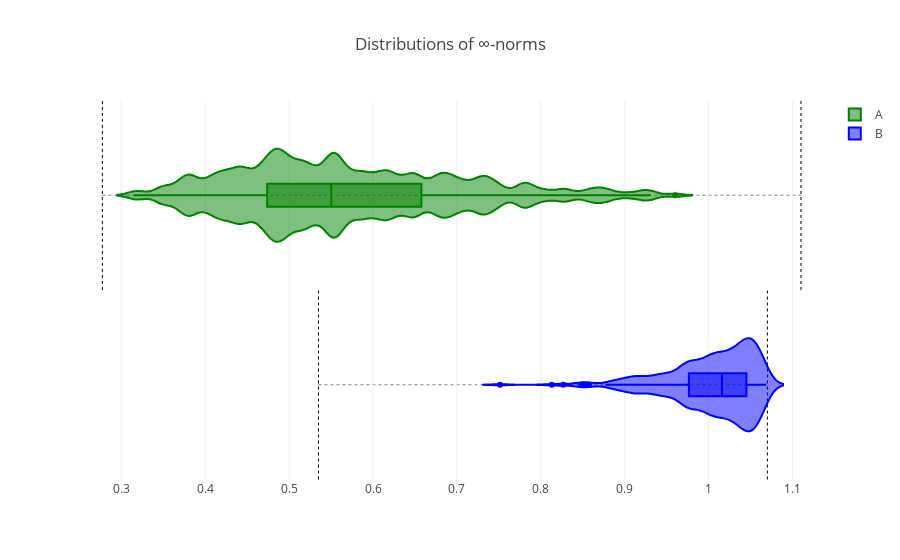

This figure's notebook cell:
### Code cell
fig = { 'data': [
    go.Violin(
        x = d.iloc[:,0:4].max(axis=1),
#         y = d.Category,
        y0 = y0,
        bandwidth = 1e-2,
        name = d.Category.iloc[0],
        marker = go.violin.Marker(color=c),
        orientation = 'h',
        box = {'visible': True}
    ) for d,c,y0 in ((Adata, 'green', 1), (Bdata, 'blue', 0)) ],
#         ) for d,c in ((Bdata, 'green'),) ],
'layout': {
    'title': 'Distributions of ∞-norms',
    'yaxis': {
        'visible': False
    },
    'shapes': [
        {
            'type': 'line',
            'layer': 'below',
            'x0': x, 'x1': x, 'y0': y-.5, 'y1': y+.5,
            'line': {
                'width': 1,
                'dash': 'dot'
            }
        } for x,y in ( (0.2775, 1.), (1.11, 1.), (1.07, 0.), (0.535, 0.) ) ] + [
        {
            'type': 'line',
            'layer': 'below',
            'x0': x0, 'x1': x1, 'y0': y, 'y1': y,
            'line': {
                'width': 0.5,
                'dash': 'dot'
            }
        } for x0,x1,y in ( (0.2775, 1.11, 1.), (0.535, 1.07, 0.) )
] } }

ply.offline.iplot(fig, validate=False)

### Figure 1 — Plotly figure (JSON) as saved in the notebook; plotly's stock layout.template omitted (floating-point values rounded to 4 significant figures; data arrays with more than 128 entries replaced by an {"elided": "..."} marker saying what was removed)
{"data": [{"bandwidth": 0.01, "box": {"visible": true}, "marker": {"color": "green"}, "name": "A", "orientation": "h", "type": "violin", "x": {"elided": "305 float values"}, "y0": 1}, {"bandwidth": 0.01, "box": {"visible": true}, "marker": {"color": "blue"}, "name": "B", "orientation": "h", "type": "violin", "x": {"elided": "330 float values"}, "y0": 0}], "layout": {"autosize": true, "shapes": [{"layer": "below", "line": {"dash": "dot", "width": 1}, "type": "line", "x0": 0.2775, "x1": 0.2775, "y0": 0.5, "y1": 1.5}, {"layer": "below", "line": {"dash": "dot", "width": 1}, "type": "line", "x0": 1.11, "x1": 1.11, "y0": 0.5, "y1": 1.5}, {"layer": "below", "line": {"dash": "dot", "width": 1}, "type": "line", "x0": 1.07, "x1": 1.07, "y0": -0.5, "y1": 0.5}, {"layer": "below", "line": {"dash": "dot", "width": 1}, "type": "line", "x0": 0.535, "x1": 0.535, "y0": -0.5, "y1": 0.5}, {"layer": "below", "line": {"dash": "dot", "width": 0.5}, "type": "line", "x0": 0.2775, "x1": 1.11, "y0": 1, "y1": 1}, {"layer": "below", "line": {"dash": "dot", "width": 0.5}, "type": "line", "x0": 0.535, "x1": 1.07, "y0": 0, "y1": 0}], "title": "Distributions of ∞-norms", "xaxis": {"autorange": true, "range": [0.2508, 1.133], "type": "linear"}, "yaxis": {"autorange": true, "range": [-0.5037, 1.504], "type": "linear", "visible": false}}}
